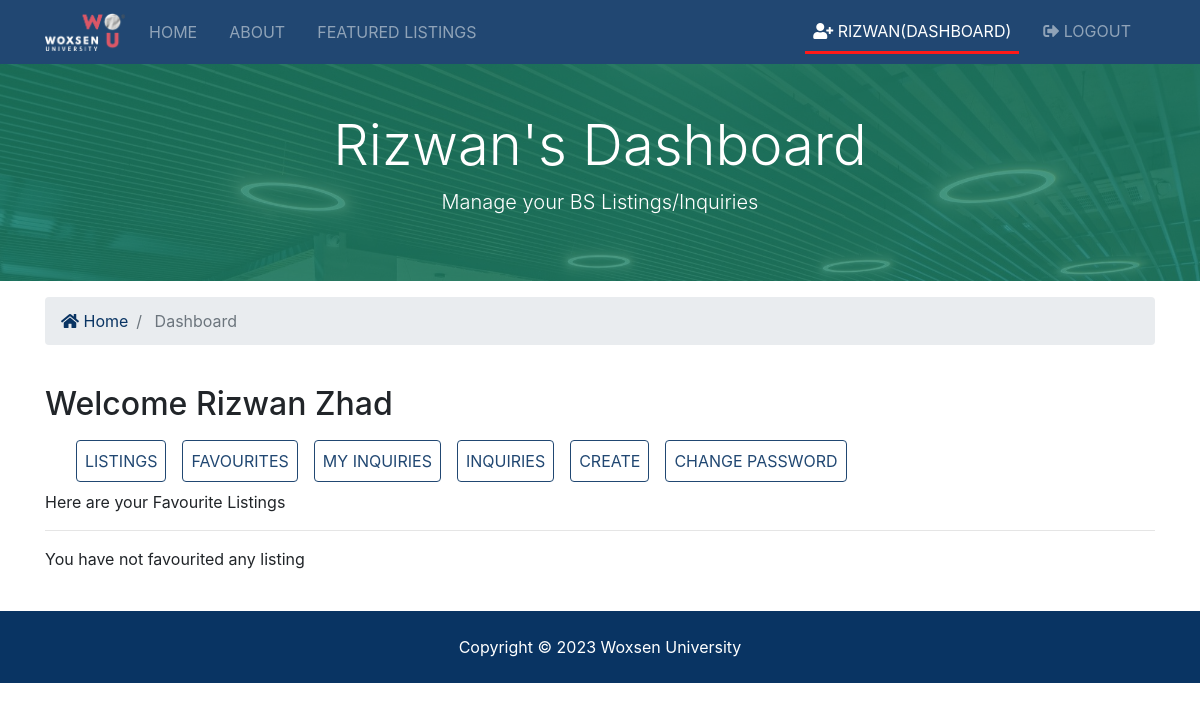
The app's page /accounts/dashboard/favourites (signed in) with its own data.
### Core/models.py (models this page shows)
class User(AbstractBaseUser, PermissionsMixin):
    username = models.CharField(max_length=200, unique=True)
    email = models.EmailField(max_length=255, unique=True)
    first_name = models.CharField(max_length=100)
    last_name = models.CharField(max_length=100)
    favourites = models.CharField(max_length=200,default='')
    rate_listing = models.CharField(max_length=200,default='')
    phone = models.BigIntegerField(default=0, unique=True)
    is_active = models.BooleanField(default=True)
    is_staff = models.BooleanField(default=False)
    objects = UserManager()
    USERNAME_FIELD = 'username'

### accounts/views.py (the view)
# urls.py: path('dashboard/favourites', views.favourite_listing, name="favourites"),
@login_required
def favourite_listing(request):
    favourites = request.user.favourites
    favourites = favourites.split(',')[1:]
    print(favourites)
    listings = []
    for i in favourites:
        listings.append(get_object_or_404(Listing,pk=int(i)))
    context = {
        'listings': listings
    }
    return render(request, 'accounts/favourites.html', context)

### templates/accounts/favourites.html (shortened to what this page needs)
{% extends 'base.html' %}
{% block content %}
{% load crispy_forms_tags %}
<section id="showcase-inner" class="py-5 text-white">
    <div class="container">
      <div class="row text-center">
        <div class="col-md-12">
          <h1 class="display-4"> {{request.user.first_name}}'s Dashboard</h1>
          <p class="lead">Manage your BS Listings/Inquiries</p>
        </div>
      </div>
    </div>
  </section>
  <section id="bc" class="mt-3">
    <div class="container">
      <nav aria-label="breadcrumb">
        <ol class="breadcrumb">
          <li class="breadcrumb-item">
            <a href="{% url 'index'%}">
              <i class="fas fa-home"></i> Home</a>
          </li>
          <li class="breadcrumb-item active"> Dashboard</li>
        </ol>
      </nav>
    </div>
  </section>
  <section id="dashboard" class="py-4">
    <div class="container">
      <div class="row">
        <div class="col-md-12">
          <h2>Welcome {{request.user.first_name}} {{request.user.last_name}}</h2>
          {% include 'partials/_dashnav.html'%}
          <p>Here are your Favourite Listings</p>
          <hr>
          {% if listings %}
          <table class="table">
            <thead>
              <tr>
                <th scope="col">Cateogry</th>
                <th scope="col">Title</th>
                <th scope="col"></th>
              </tr>
            </thead>
            <tbody>
                {% for listing in listings %}
              <tr>
                <td>{{listing.category}}</td>
                <td>{{listing.title}}</td>
                <td>
                  <a class="btn btn-light" href="{% url 'listing' listing.id%}">View Listing</a>
                </td>
              </tr>
              {% endfor %}
            </tbody>
          </table>
          {%else%}
          <p>You have not favourited any listing </p>
          {%endif%}
        </div>
      </div>
    </div>
  </section>
{%endblock%}

### templates/partials/_navbar.html (shortened to what this page needs)
{% load static%}
<nav class="navbar navbar-expand-lg navbar-dark bg-primary sticky-top">
    <div class="container">
      <a class="navbar-brand" href="{% url 'index' %}">
        <img src="{% static 'img/Logo.png' %}" class="logo" alt="">
      </a>
      <div class="collapse navbar-collapse" id="navbarNavAltMarkup">
        <ul class="navbar-nav">
          <li
          {% if '/' == request.path %}
            class = "nav-item active mr-3 selunder"
          {% else%}
            class="nav-item mr-3"
          {% endif%}>
            <a class="nav-link" href="{% url 'index' %}">Home</a>
          </li>
          <li
          {% if 'about' in request.path %}
            class = "nav-item active mr-3 selunder"
          {% else%}
            class="nav-item mr-3"
          {% endif%}
          >
            <a class="nav-link" href="{% url 'about'%}">About</a>
          </li>
          <li
          {% if 'listing' in request.path %}
            class = "nav-item active mr-3 selunder"
          {% else%}
            class="nav-item mr-3"
          {% endif%}
          >
            <a class="nav-link" href="{% url 'listings' %}">Featured Listings</a>
          </li>
        </ul>
        <ul class="navbar-nav ml-auto">
        {% if user.is_authenticated %}
        <li
          {% if 'dashboard' in request.path %}
            class = "nav-item active mr-3 selunder"
          {% else%}
            class="nav-item mr-3"
          {% endif%}
          >
            <a class="nav-link" href="{% url 'dashboard' %}">
              <i class="fas fa-user-plus"></i> {{request.user.first_name}}(Dashboard)</a>
          </li>
        <li class="nav-item mr-3">
          <a class="nav-link" href="javascript:{document.getElementById('logout').submit()}">
            <i class="fas fa-sign-out-alt"></i>
           Logout</a>
        </li>
        {% endif %}
      </ul>
      </div>
    </div>
  </nav>

### BS/static/css/all.css (style rules this page uses)
.fa, .fas, .far, .fal, .fab { -moz-osx-font-smoothing: grayscale; -webkit-font-smoothing: antialiased; display: inline-block; font-style: normal; font-variant: normal; text-rendering: auto; line-height: 1; }
.fa-home:before { content: "\f015"; }
.fa-sign-out-alt:before { content: "\f2f5"; }
.fa-user-plus:before { content: "\f234"; }
.fa, .fas { font-family: 'Font Awesome 5 Free'; font-weight: 900; }

### BS/static/css/style.css (style rules this page uses)
img { width: 100%; }
.logo { width: 80px; }
.navbar { opacity: 0.9; text-transform: uppercase; }
.selunder { border-bottom: 3px solid red; }
#showcase-inner { background: url(../img/bottombar.jpg) no-repeat top center fixed; background-size: cover; position: relative; overflow: hidden; min-height: 200px; }
#showcase-inner::before { content: ''; position: absolute; top: 0; left: 0; min-height: 100%; width: 100%; background: rgba(32, 134, 107, 0.8); }

### records on screen
User: user.first_name "RIZWAN", user.first_name "Rizwan", user.last_name "Zhad"
